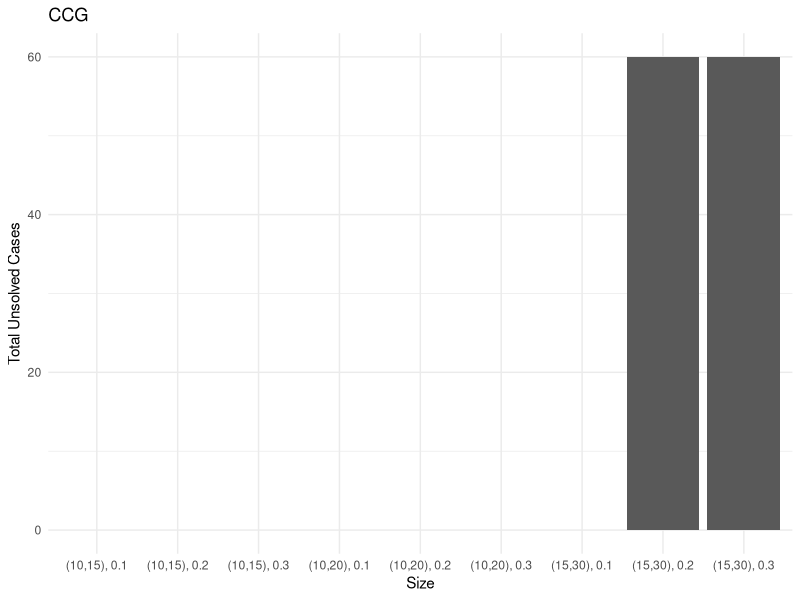
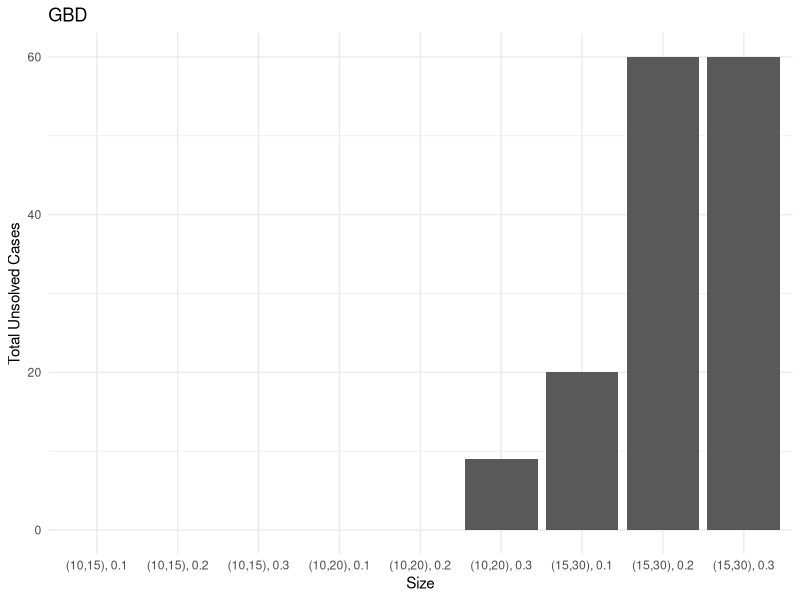
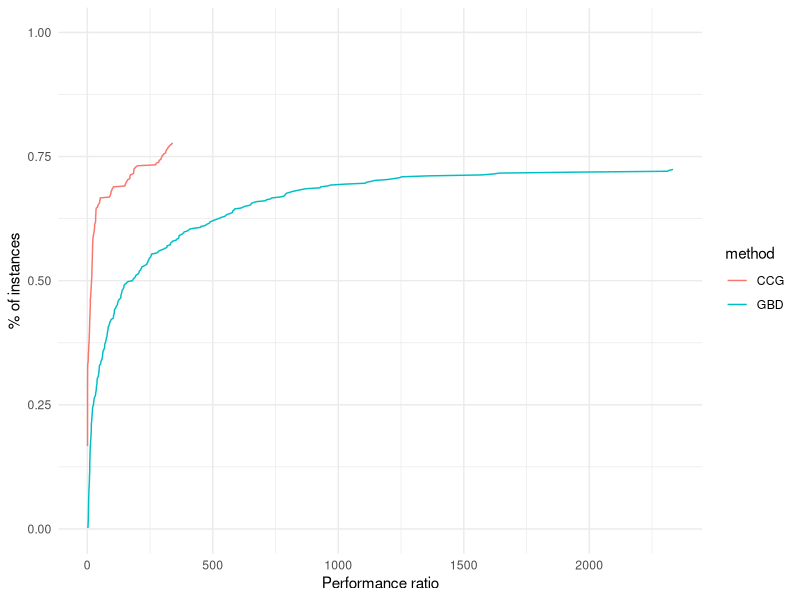
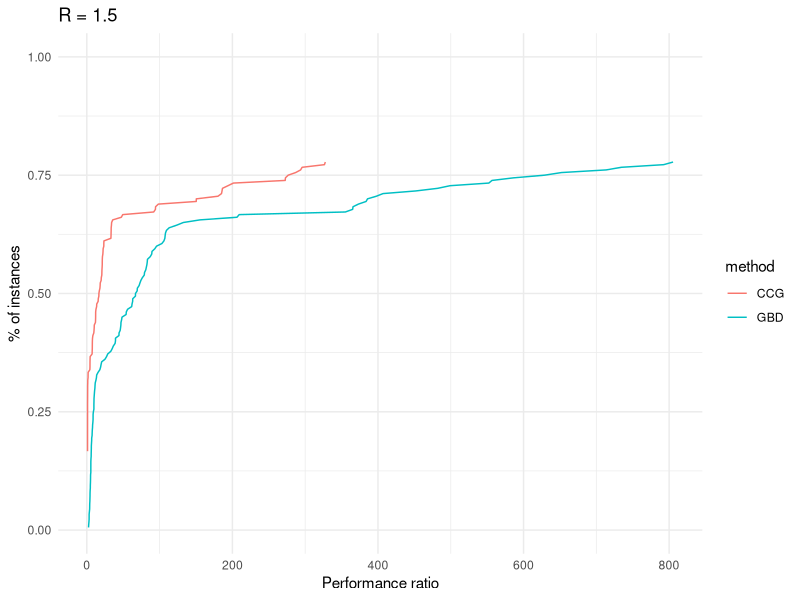
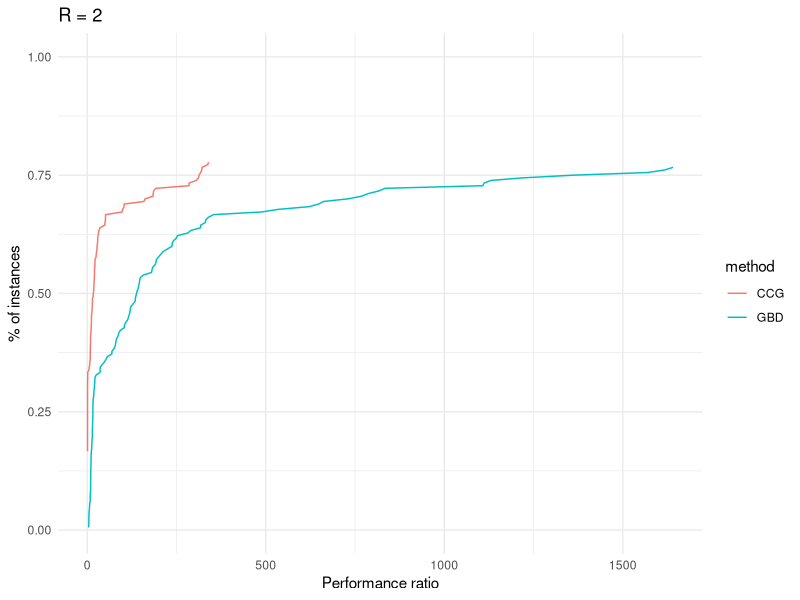
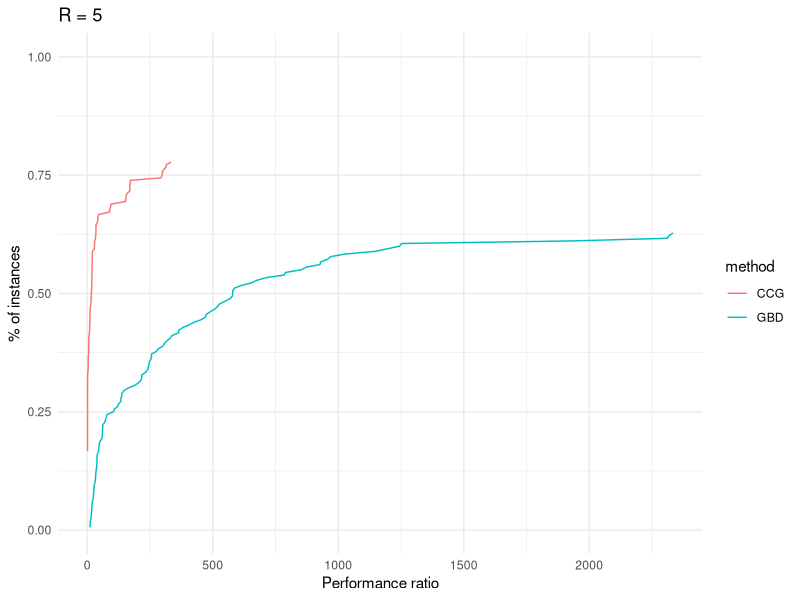
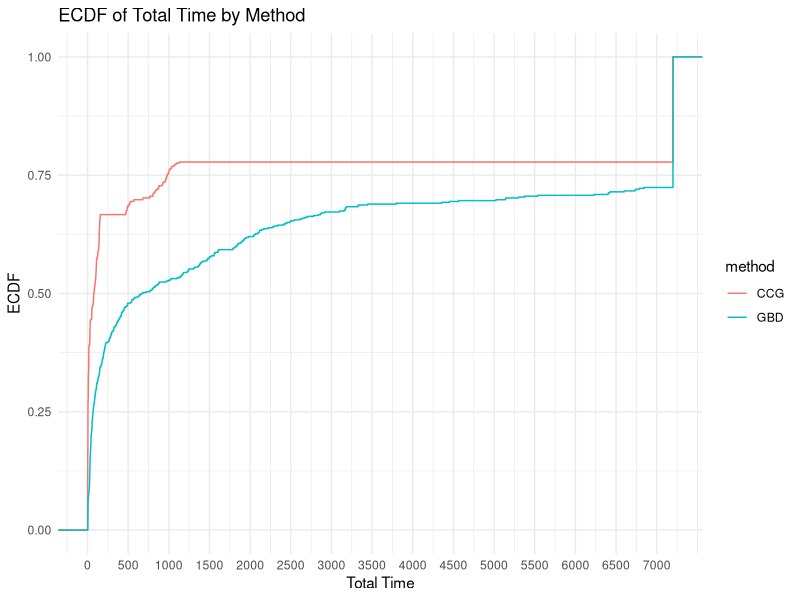
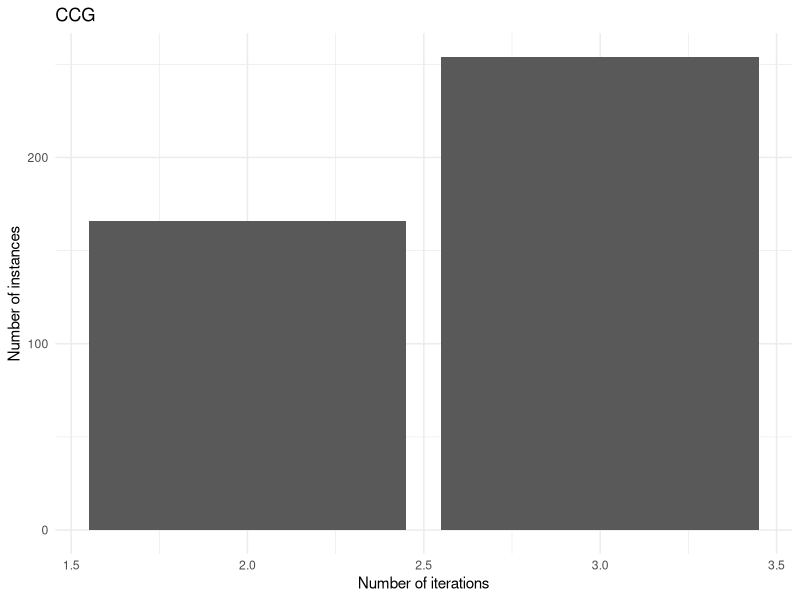

The R script that drew these images, in order:
## ---- chunk 1
library(rmarkdown)
library(kableExtra)
library(tidyr)
library(ggplot2)
suppressPackageStartupMessages(library(dplyr))
## ---- chunk 2
results = read.table("./results.csv", header = FALSE, sep = ',')
colnames(results) <- c("tag", "instance", "n_facilities", "n_customers", "Gamma", "deviation", "time_limit", "method", "total_time", "master_time", "separation_time", "best_bound", "iteration_count", "fail")
results$tag = NULL

results = results[!(results$n_facilities == 10 & results$n_customers == 30),]
results = results[!(results$n_facilities == 15 & results$n_customers == 40),]
results = results[!(results$n_facilities == 25 & results$n_customers == 25),]
## ---- chunk 3
sum(results$fail)
## ---- chunk 4
results$p = results$Gamma / results$n_customers
results$p = ceiling(results$p / .05) * .05
## ---- chunk 5
results = results %>%
  mutate(
    ratio_demand_capacity = as.integer(sub('.*instance_F\\d+_C\\d+_R(\\d+)__\\d+\\.txt', '\\1', instance))
  )

results$size = paste0("(", results$n_facilities, ",", results$n_customers, "), ", results$p)
## ---- chunk 6
time_limit = 7200

results$unsolved = results$total_time >= time_limit | results$fail
## ---- chunk 7
paged_table(results)
## ---- chunk 8
time_limit = 7200
## ---- chunk 9
for (method in unique(results$method)) {
  
  # Sum of unsolved cases for each size
  sum_unsolved = results[results$method == method,] %>% group_by(size) %>% summarise(total_unsolved = sum(unsolved))
  
  # Create a bar plot
  p = ggplot(sum_unsolved, aes(x = size, y = total_unsolved)) +
    geom_bar(stat = "identity") +
    labs(x = "Size", y = "Total Unsolved Cases", title = method) +
    theme_minimal()

  print(p)
}
## ---- chunk 10
add_performance_ratio = function(dataset, 
                                 criterion_column = "total_time",
                                 unsolved_column = "unsolved",
                                 instance_column = "instance",
                                 solver_column = "solver",
                                 output_column = "performance_ratio") {
  
  # Compute best score for each instance
  best = dataset %>%
    group_by(!!sym(instance_column)) %>%
    mutate(best_solver = min(!!sym(criterion_column)))
  
  # Compute performance ratio for each instance and solver
  result = best %>%
    group_by(!!sym(instance_column), !!sym(solver_column)) %>%
    mutate(!!sym(output_column) := !!sym(criterion_column) / best_solver) %>%
    ungroup()
  
  if (sum(result[,unsolved_column]) > 0) {
    result[result[,unsolved_column] == TRUE,output_column] = max(result[,output_column])
  }

  return (result)
}

plot_performance_profile = function(dataset,
                                    criterion_column,
                                    unsolved_column = "unsolved",
                                    instance_column = "instance",
                                    solver_column = "solver"
                                    ) {
  
  dataset_with_performance_ratios = add_performance_ratio(dataset,
                                                          criterion_column = criterion_column,
                                                          instance_column = instance_column,
                                                          solver_column = solver_column,
                                                          unsolved_column = unsolved_column)
  
  solved_dataset_with_performance_ratios = dataset_with_performance_ratios[!dataset_with_performance_ratios[,unsolved_column],]
  
  compute_performance_profile_point = function(method, data) {
    
    performance_ratios = solved_dataset_with_performance_ratios[solved_dataset_with_performance_ratios[,solver_column] == method,]$performance_ratio
    
    unscaled_performance_profile_point = ecdf(performance_ratios)(data)
    
    n_instances = sum(dataset[,solver_column] == method)
    n_solved_instances = sum(dataset[,solver_column] == method & !dataset[,unsolved_column])
    
    return( unscaled_performance_profile_point * n_solved_instances / n_instances )
  }
  
  perf = solved_dataset_with_performance_ratios %>%
    group_by(!!sym(solver_column)) %>%
    mutate(performance_profile_point = compute_performance_profile_point(unique(!!sym(solver_column)), performance_ratio))
  
  result = ggplot(data = perf, aes(x = performance_ratio, y = performance_profile_point, color = !!sym(solver_column))) +
              geom_line()
  
  return (result)
}

## ---- chunk 11
plot_performance_profile(results, criterion_column = "total_time", solver_column = "method") +
  labs(x = "Performance ratio", y = "% of instances") +
  scale_y_continuous(limits = c(0, 1)) +
  theme_minimal()
## ---- chunk 12
for (ratio in unique(results$ratio_demand_capacity)) {
  
  p = plot_performance_profile(results[results$ratio_demand_capacity == ratio,], criterion_column = "total_time", solver_column = "method") +
    labs(x = "Performance ratio", y = "% of instances", title = paste0("R = ", ratio / 1000)) +
    scale_y_continuous(limits = c(0, 1)) +
    theme_minimal()
  
  print(p)
}
## ---- chunk 13
ggplot(results, aes(x = total_time, color = method)) +
  stat_ecdf(geom = "step") +
  xlab("Total Time") +
  ylab("ECDF") +
  labs(title = "ECDF of Total Time by Method")  +
  scale_x_continuous(breaks = seq(0, max(results$total_time), by = 500), labels = seq(0, max(results$total_time), by = 500)) +
  theme_minimal()
## ---- chunk 14
results_solved = results %>%
  filter(total_time < 7200) %>%
  group_by(method, n_facilities, n_customers, p, deviation) %>%
  summarize(
    solved = n(),
    total_time = mean(total_time),
    master_time = mean(master_time),
    separation_time = mean(separation_time),
    solved_iteration_count = mean(iteration_count),
    .groups = "drop"
  ) %>%
  ungroup()
## ---- chunk 15
results_unsolved <- results %>%
  filter(total_time >= 7200) %>%
  group_by(method, n_facilities, n_customers, p, deviation) %>%
  summarize(
    unsolved = n(),
    unsolved_iteration_count = mean(iteration_count),
    .groups = "drop"
  ) %>%
  ungroup()
## ---- chunk 16
final_result <- merge(results_solved, results_unsolved, by = c("method", "n_facilities", "n_customers", "p", "deviation"), all = TRUE)
## ---- chunk 17
final_result[is.na(final_result)] = 0
## ---- chunk 18
knitr::kable(final_result, 
               digits = c(0, 0, 0, 2, 2, 0, 2, 2, 2, 2, 0, 2), 
               col.names = c("Method", "|V_1|", "|V_2|", "p", "dev", "Count", "Total", "Master", "Sepatation", "# Iter", "Count", "# Iter"),
               caption = "Summary table"
             ) %>%
      kable_classic() %>%
      add_header_above(c(" " = 5, "Solved instances" = 5, "Unsolved instances" = 2)
)
## ---- chunk 19
for (method in unique(results$method)) {
  
  p = ggplot(results[results$method == method & results$total_time < time_limit,], aes(x = iteration_count)) +
    geom_bar() +
    labs(
      title = method,
      x = "Number of iterations",
      y = "Number of instances"
    ) +
    theme_minimal()
    
  print(p) 
}
